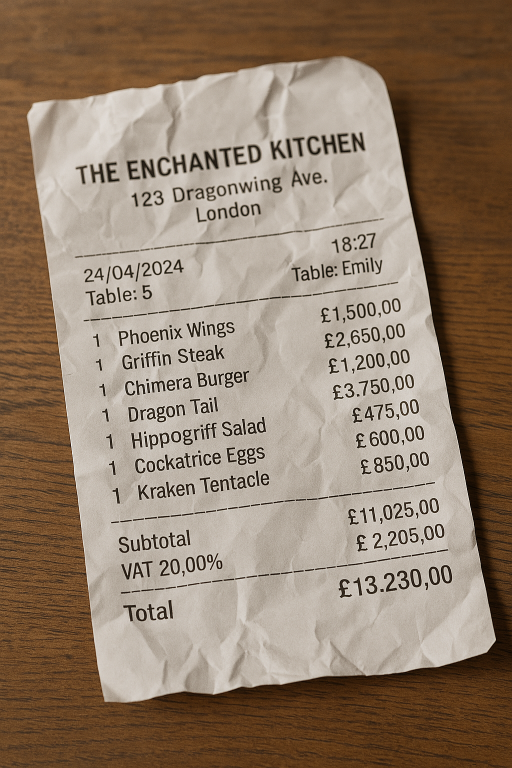
#> input picture data/samples/tampered/gpt-4o-generated-receipt-01.png, 1024 x 1536 px (shown at 1/2 size)
$ python -i resampling.py   (imports and definitions only)   (older library calls are emulated)
#> lines starting #> are read from the running program, lines starting #| are printed output that depends on the picture
"""Fast resampling detector reimplemented from Kirchner (2008).

The implementation uses Kirchner's fixed 3x3 linear predictor, p-map, and
cumulative-periodogram decision. The source implementation is not used here.
"""

from __future__ import annotations

from collections.abc import Mapping
from time import perf_counter

import cv2
import numpy as np

from backend.app.analysis.base import DetectorResult, DetectorState, ImageContext, to_probability


_MAX_ANALYSIS_SIDE = 1024
_MIN_IMAGE_SIDE = 256
_PREDICTOR = np.array(
    [
        [-0.25, 0.50, -0.25],
        [0.50, 0.00, 0.50],
        [-0.25, 0.50, -0.25],
    ],
    dtype=np.float32,
)

# These retain the existing calibration interface until the integrating agent
# refits the changed raw statistic. The paper determines this threshold
# empirically from a false-acceptance target.
_SCORE_THRESHOLD = 0.115
_SCORE_SCALE = 0.04


# [11 lines left out: function _analysis_gray, not called in this run]


def _absolute_residual(gray: np.ndarray) -> np.ndarray:
    image = np.asarray(gray, dtype=np.float32)
    if image.ndim != 2:
        raise ValueError("resampling analysis requires a grayscale image")
    prediction = cv2.filter2D(image, cv2.CV_32F, _PREDICTOR, borderType=cv2.BORDER_REFLECT101)
    return np.abs(image - prediction)


def _p_map(gray: np.ndarray) -> np.ndarray:
    image = np.asarray(gray, dtype=np.float32)
    residual = _absolute_residual(image)
    if float(np.max(image)) > 1.0:
        residual /= 255.0
    return np.exp(-np.square(residual)).astype(np.float32)


def _contrast_spectrum(p_map: np.ndarray) -> np.ndarray:
    image = np.asarray(p_map, dtype=np.float32)
    height, width = image.shape
    spatial_y = np.linspace(-1.0, 1.0, height, dtype=np.float32)
    spatial_x = np.linspace(-1.0, 1.0, width, dtype=np.float32)
    spatial_radius = np.hypot(spatial_y[:, None], spatial_x[None, :])
    radial_window = np.ones_like(spatial_radius, dtype=np.float32)
    transition = (spatial_radius >= 0.75) & (spatial_radius <= np.sqrt(2.0))
    radial_window[spatial_radius > np.sqrt(2.0)] = 0.0
    radial_window[transition] = 0.5 + 0.5 * np.cos(
        np.pi * (spatial_radius[transition] - 0.75) / (np.sqrt(2.0) - 0.75)
    )
    spectrum = np.abs(np.fft.fftshift(np.fft.fft2(image * radial_window)))
    frequencies_y = np.fft.fftshift(np.fft.fftfreq(height))
    frequencies_x = np.fft.fftshift(np.fft.fftfreq(width))
    radius = 2.0 * np.hypot(frequencies_y[:, None], frequencies_x[None, :])

    highpass = 0.5 - 0.5 * np.cos(np.pi * np.minimum(radius, np.sqrt(2.0)) / np.sqrt(2.0))
    contrasted = spectrum * highpass
    maximum = float(np.max(contrasted))
    if maximum <= 1e-12:
        return np.zeros_like(contrasted, dtype=np.float32)
    return ((contrasted / maximum) ** 4 * maximum).astype(np.float32)


def _cumulative_periodogram(p_map: np.ndarray) -> tuple[float, np.ndarray]:
    spectrum = _contrast_spectrum(p_map)
    height, width = spectrum.shape
    unshifted = np.fft.ifftshift(spectrum)
    first_quadrant = np.square(unshifted[: height // 2 + 1, : width // 2 + 1])
    first_quadrant[0, 0] = 0.0
    cumulative = np.cumsum(np.cumsum(first_quadrant, axis=0), axis=1)
    total = float(cumulative[-1, -1])
    if total <= 1e-12:
        return 0.0, np.zeros_like(cumulative, dtype=np.float32)
    cumulative = (cumulative / total).astype(np.float32)
    gradient_x = cv2.Sobel(cumulative, cv2.CV_32F, 1, 0, ksize=3)
    gradient_y = cv2.Sobel(cumulative, cv2.CV_32F, 0, 1, ksize=3)
    delta = float(np.max(np.hypot(gradient_x, gradient_y)))
    return delta, cumulative


def _measure(gray: np.ndarray) -> tuple[float, np.ndarray, dict[str, float]]:
    image = np.asarray(gray)
    if image.ndim != 2:
        raise ValueError("resampling analysis requires a grayscale image")
    if min(image.shape) < _MIN_IMAGE_SIDE:
        raise ValueError("resampling analysis requires at least 256x256 pixels")

    delta, cumulative = _cumulative_periodogram(_p_map(image))
    metrics = {
        "periodogram_delta": delta,
        "periodogram_max": float(np.max(cumulative)),
        "periodogram_height": float(cumulative.shape[0]),
        "periodogram_width": float(cumulative.shape[1]),
    }
    return delta, cumulative, metrics


# [6 lines left out: function _visualization, not called in this run]


class ResamplingDetector:
    id = "resampling"
    name = "Resampling Spectral Periodicity"
    family = "geometric"
    applicable_formats = frozenset({"JPEG", "PNG", "WEBP", "TIFF"})
    produces_map = True
    description = "Measures cumulative-periodogram gradients in a fixed-predictor resampling p-map."
    limitations = [
        "Small, heavily compressed, or smoothly textured regions may not leave a measurable periodic signal.",
        "This is a resampling cue and cannot establish who edited an image or distinguish every interpolation method.",
    ]

    # [52 lines left out: functions __init__, applicable, run, not called in this run]


def _duration(started: float) -> int:
    return int((perf_counter() - started) * 1000)

>>> import cv2
>>> picture = cv2.imread('../../../data/samples/tampered/gpt-4o-generated-receipt-01.png', cv2.IMREAD_GRAYSCALE)
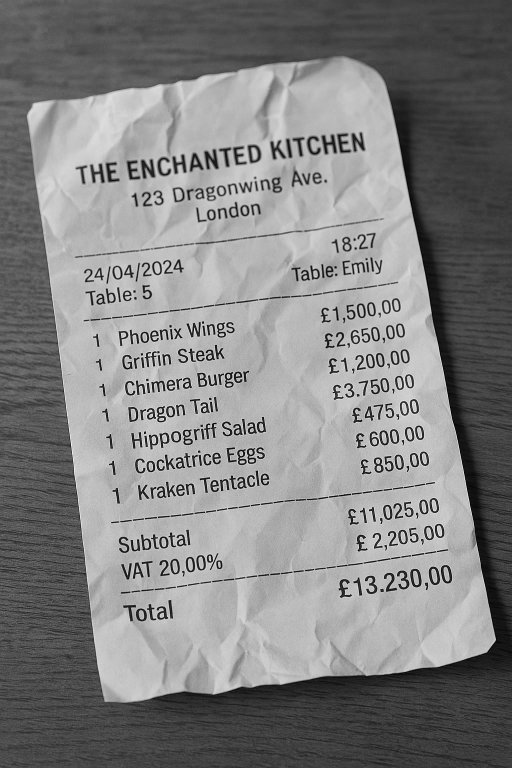
#> picture: shape (1536, 1024) (shown at 1/2 size); min 0, max 255, mean 130.4
>>> result = _measure(picture)
#> in _absolute_residual, `prediction = cv2.filter2D(image, cv2.CV_32F, _PREDICTOR, borderType=cv..`:
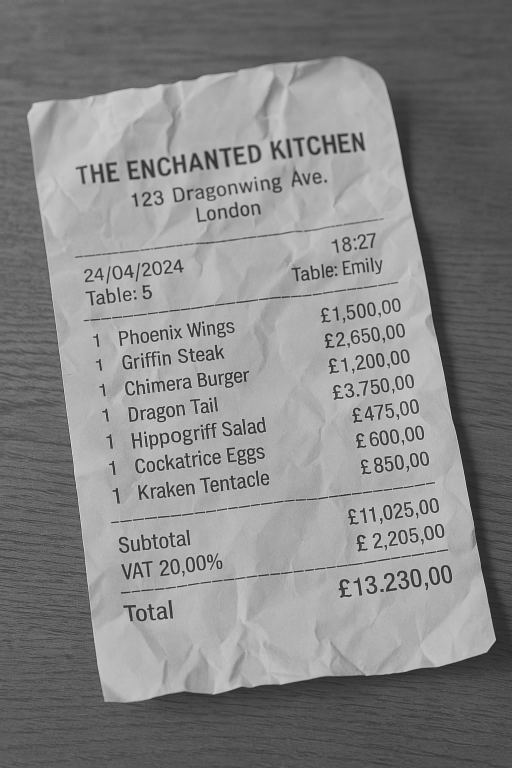
#> prediction: shape (1536, 1024) float32 (shown at 1/2 size); min -43.25, max 285, mean 130.4; drawn with min black and max white
#> in _contrast_spectrum, `radial_window[transition] = 0.5 + 0.5 * np.cos( np.pi * (spatial_radiu..`:
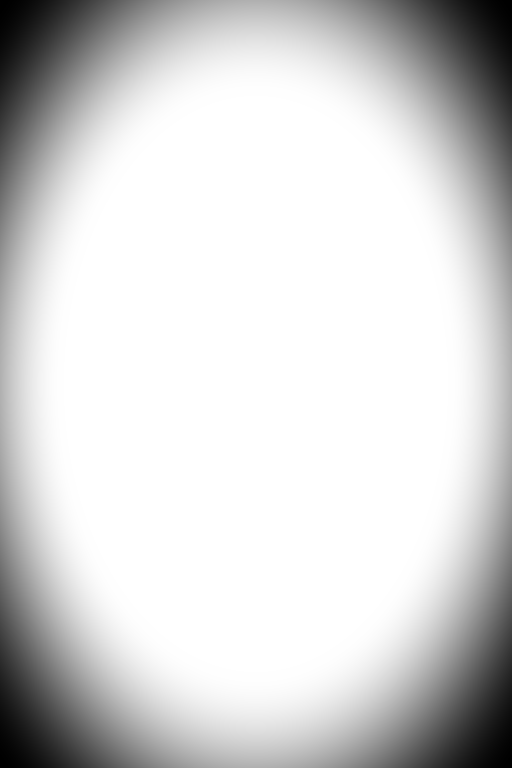
#> radial_window: shape (1536, 1024) float32 (shown at 1/2 size); min 0, max 1, mean 0.833
#> in _contrast_spectrum, `highpass = 0.5 - 0.5 * np.cos(np.pi * np.minimum(radius, np.sqrt(2.0))..`:
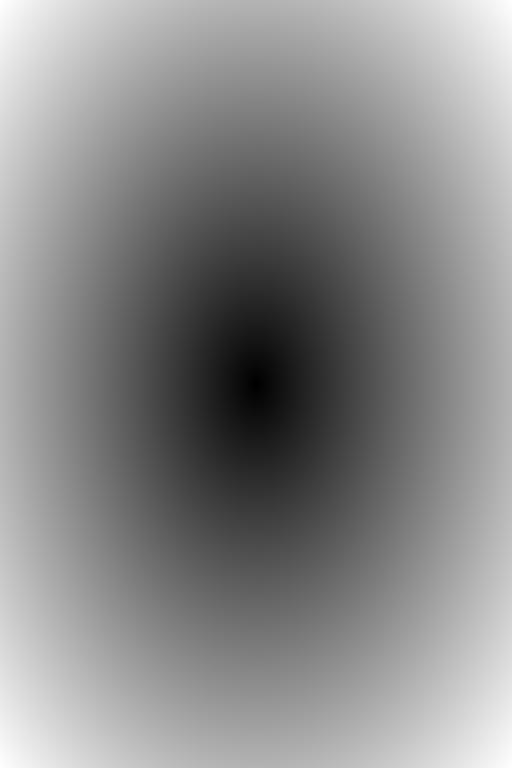
#> radius: shape (1536, 1024) float64 (shown at 1/2 size); min 0, max 1.41, mean 0.765; drawn with min black and max white
#> in _contrast_spectrum, `contrasted = spectrum * highpass`:
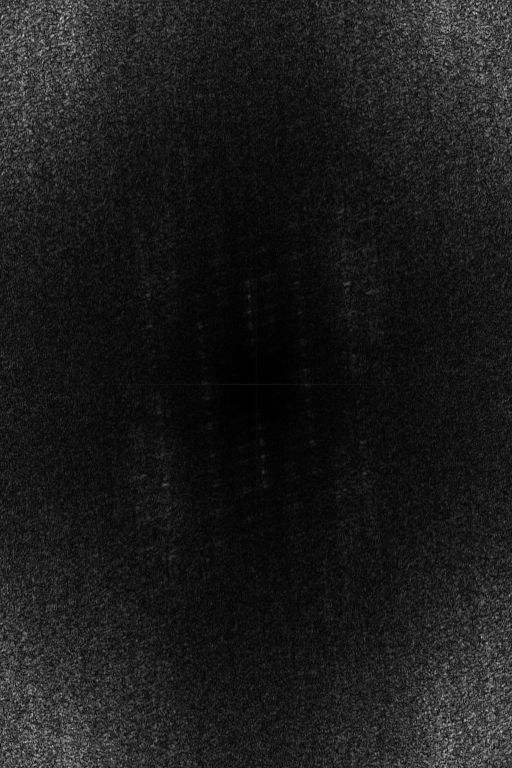
#> contrasted: shape (1536, 1024) float64 (shown at 1/2 size); min 0, max 13.1, mean 1.41; drawn with min black and max white
#> in _contrast_spectrum, `maximum = float(np.max(contrasted))`: maximum = 13.1
#> in _cumulative_periodogram, `cumulative = np.cumsum(np.cumsum(first_quadrant, axis=0), axis=1)`:
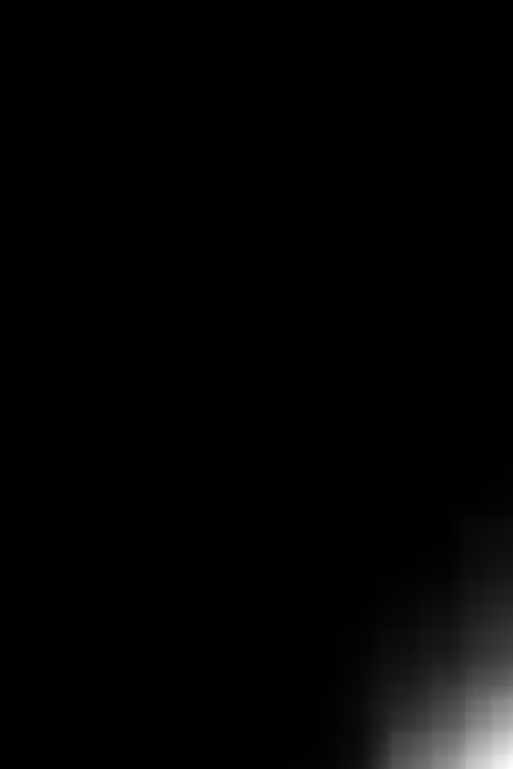
#> cumulative: shape (769, 513) float32; min 0, max 16474.5, mean 278.1; drawn with min black and max white
#> in _cumulative_periodogram, `total = float(cumulative[-1, -1])`: total = 16474.5
#> in _cumulative_periodogram, `gradient_y = cv2.Sobel(cumulative, cv2.CV_32F, 0, 1, ksize=3)`:
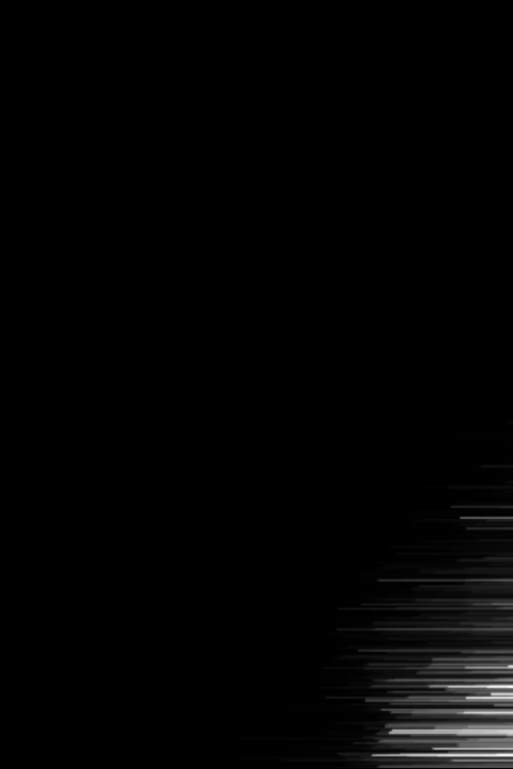
#> gradient_y: shape (769, 513) float32; min 0, max 0.119, mean 0.0017; drawn with min black and max white
#> in _cumulative_periodogram, `delta = float(np.max(np.hypot(gradient_x, gradient_y)))`: delta = 0.204
#> in _measure, `metrics = { "periodogram_delta": delta, "periodogram_max": float(np.ma..`: metrics = {'periodogram_delta': 0.204, 'periodogram_max': 1, 'periodogram_height': 769, 'periodogram_width': 513}

$ run again, on data/samples/tampered/gpt-4o-generated-receipt-02.png
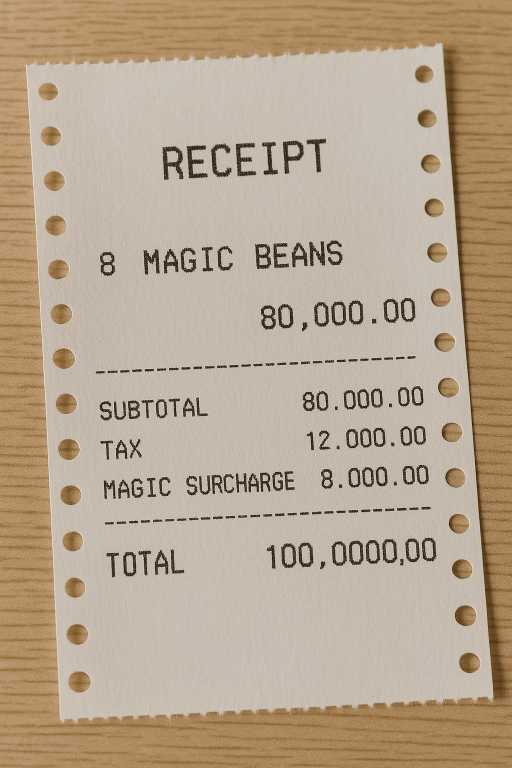
#> input picture data/samples/tampered/gpt-4o-generated-receipt-02.png, 1024 x 1536 px (shown at 1/2 size)
#> in _contrast_spectrum, `contrasted = spectrum * highpass`:
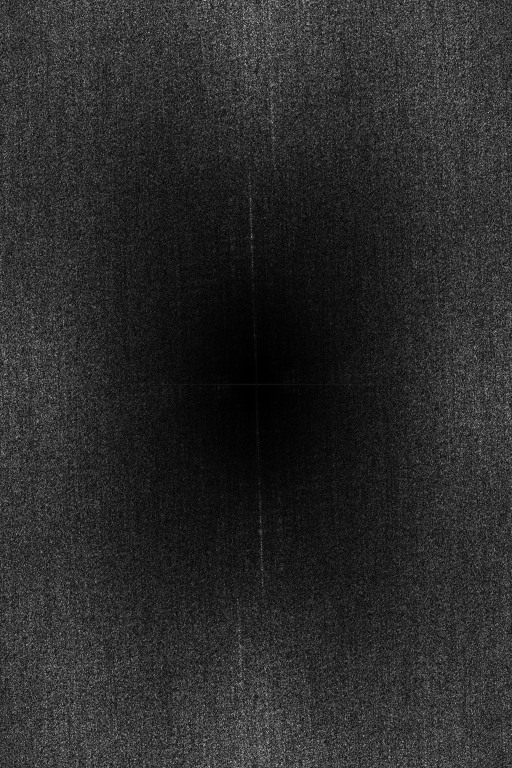
#> contrasted: shape (1536, 1024) float64 (shown at 1/2 size); min 0, max 13.03, mean 2.21; drawn with min black and max white
#> maximum = 13.03
#> total = 20039.2
#> in _cumulative_periodogram, `gradient_y = cv2.Sobel(cumulative, cv2.CV_32F, 0, 1, ksize=3)`:
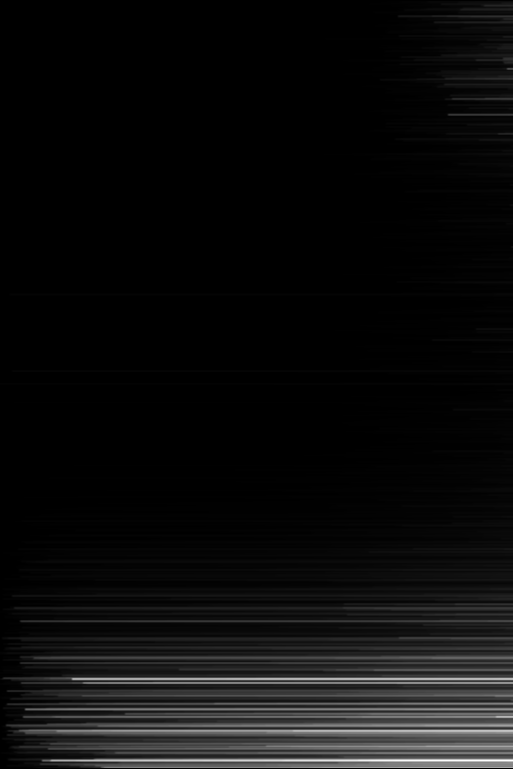
#> gradient_y: shape (769, 513) float32; min 0, max 0.108, mean 0.00543; drawn with min black and max white
#> in _cumulative_periodogram, `delta = float(np.max(np.hypot(gradient_x, gradient_y)))`: delta = 0.125
#> metrics = {'periodogram_delta': 0.125, 'periodogram_max': 1, 'periodogram_height': 769, 'periodogram_width': 513}
